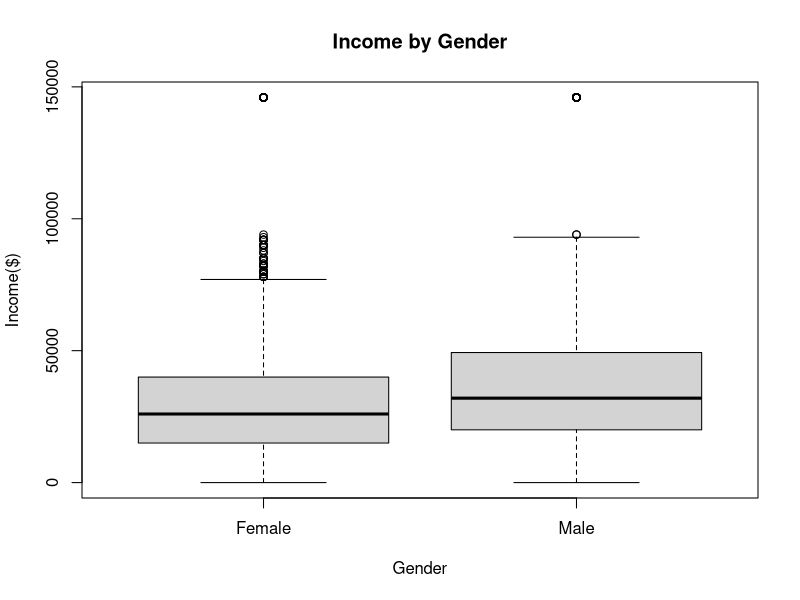
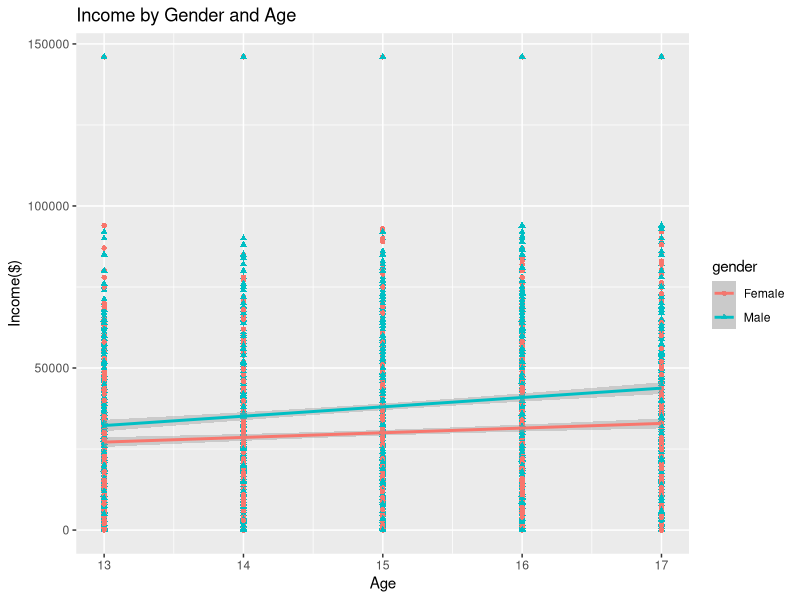
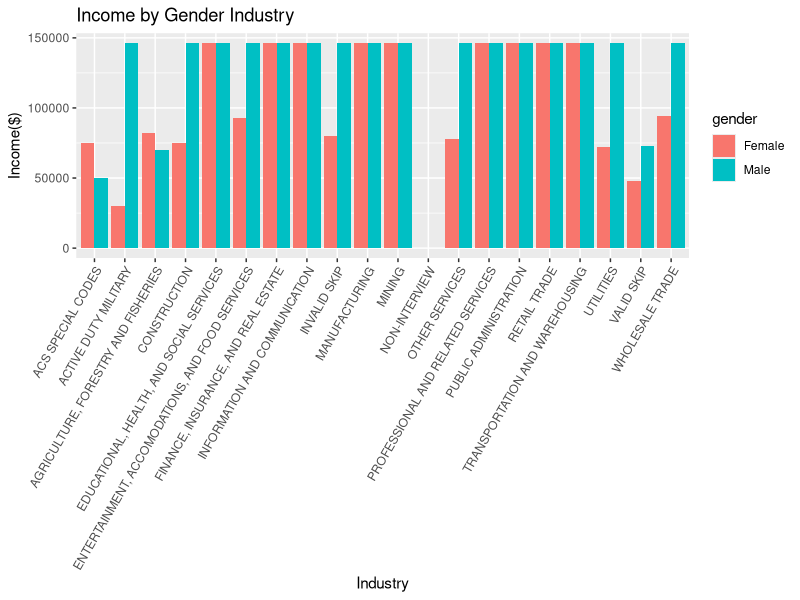

Generate these figures, in order, with R:
## ---- chunk 1
survey.data <- read.csv("nlsy97_income/nlsy97_income.csv")

#Data-Dictionary
data.desc <- read.csv("nlsy97_income_variable names.csv")

sample.survey.data <- subset(survey.data, select=colnames(survey.data)[1:3])
head(sample.survey.data, 4)
## ---- chunk 2
colnames(survey.data) <- data.desc$New.Name
sample.survey.data <- subset(survey.data, select=colnames(survey.data)[1:3])
head(sample.survey.data, 4)

str(survey.data)
## ---- chunk 3
multivariate.list <- c("gender", "household.size", "race", "spouse.income.last.year", "industry", "income", "gross.family.income", "college.type", "bdate.year")

survey.data <- subset(survey.data, select=multivariate.list)

str(survey.data)
summary(survey.data)
## ---- chunk 4
library(plyr)
survey.data <- transform(survey.data, gender = as.factor(mapvalues(gender, c(1,2,0), c("Male","Female", "No Information"))), race = as.factor(mapvalues(race, c(1,2,3,4), c("Black", "Hispanic","Mixed Race (Non-Hispanic)", "Non-Black /Non-Hispanic"))), college.type = as.factor(mapvalues(college.type,c(1,2,3, -3, -4, -5), c("Public", "Private/Non-Profit", "Private/Profit", "Invalid Skip", "Valid Skip", "Non-Interview"))))

unique(survey.data$race)
unique(survey.data$gender)
unique(survey.data$college.type)

str(survey.data)
## ---- chunk 5
#convert integer intervals into Categorical refrences
survey.data$industry[survey.data$industry %in% 170:290] <- "AGRICULTURE, FORESTRY AND FISHERIES"
survey.data$industry[survey.data$industry %in% 370:490] <- "MINING"
survey.data$industry[survey.data$industry %in% 570:690] <- "UTILITIES"
survey.data$industry[survey.data$industry == 770] <- "CONSTRUCTION"
survey.data$industry[survey.data$industry %in% 1070:3990] <- "MANUFACTURING"
survey.data$industry[survey.data$industry %in% 4070:4590] <- "WHOLESALE TRADE"
survey.data$industry[survey.data$industry %in% 4670:5790] <- "RETAIL TRADE"
survey.data$industry[survey.data$industry %in% 5890] <- "ARTS, ENTERTAINMENT AND RECREATIONAL SERVICES"
survey.data$industry[survey.data$industry %in% 6070:6390] <- "TRANSPORTATION AND WAREHOUSING"
survey.data$industry[survey.data$industry %in% 6470:6780] <- "INFORMATION AND COMMUNICATION"
survey.data$industry[survey.data$industry %in% 6870:7190] <- "FINANCE, INSURANCE, AND REAL ESTATE"
survey.data$industry[survey.data$industry %in% 7270:7790] <- "PROFESSIONAL AND RELATED SERVICES"
survey.data$industry[survey.data$industry %in% 7860:8470] <- "EDUCATIONAL, HEALTH, AND SOCIAL SERVICES"
survey.data$industry[survey.data$industry %in% 8560:8690] <- "ENTERTAINMENT, ACCOMODATIONS, AND FOOD SERVICES"
survey.data$industry[survey.data$industry %in% 8770:9290] <- "OTHER SERVICES"
survey.data$industry[survey.data$industry %in% 9370:9590] <- "PUBLIC ADMINISTRATION"
survey.data$industry[survey.data$industry %in% 9670:9890] <- "ACTIVE DUTY MILITARY"
survey.data$industry[survey.data$industry %in% 9950:9990] <- "ACS SPECIAL CODES"
unique(survey.data$industry)

#convert negative integers references to meaningful references from the data-dictionary
survey.data <- transform(survey.data, industry = as.factor(mapvalues(industry, c("-3","-4","-5"), c("INVALID SKIP","VALID SKIP", "NON-INTERVIEW"))))
## ---- chunk 6
negative.to.na <- c("household.size", "spouse.income.last.year", "gross.family.income", "income")
for(i in 1:length(negative.to.na)){
  variate <- negative.to.na[i]
  survey.data[[variate]][which(survey.data[[variate]] < 0)] <- NA
}
## ---- chunk 7
  top.coded.variates <- c("spouse.income.last.year", "gross.family.income", "income")

  for(i in 1:length(top.coded.variates)){
    variate <- top.coded.variates[i]
    temp_data <- survey.data[!is.na(survey.data[[variate]]), ]
    topcoded.temp.data <- temp_data[temp_data[[variate]] == quantile(temp_data[[variate]], probs = c(0.98), na.rm = TRUE),]
    summary.top <- summary(topcoded.temp.data[[variate]])
    print(variate)
    print(summary.top)
  }
## ---- chunk 8
  library(ggplot2)

  topcoded.temp.data <- temp_data[temp_data$income == quantile(temp_data$income, probs = c(0.98), na.rm = TRUE),]

 tapply(topcoded.temp.data$income, topcoded.temp.data$gender, sum)

 with(survey.data, plot(gender, income, 
                   main = "Income by Gender", 
                   xlab = "Gender", 
                   ylab = "Income($)"))

  survey.data <- transform(survey.data, age = 1997 - survey.data$bdate.year)
 
  ggplot(survey.data, aes(x=age, y=income, shape=gender, color=gender)) + 
  geom_point() + # Adds points (scatterplot)
  geom_smooth(method = "lm") + # Adds regression lines
  ylab("Income($)") + # Changes y-axis label
  xlab("Age") + # Changes x-axis label
  ggtitle("Income by Gender and Age") # Changes plot title

## ---- chunk 9
ggplot(survey.data, aes(y=income, x=industry, fill=gender)) + geom_bar(position="dodge", stat="identity") + theme(axis.text.x = element_text(angle = 60, vjust = 1, hjust = 1)) + ylab("Income($)") + xlab("Industry") + ggtitle("Income by Gender Industry")
